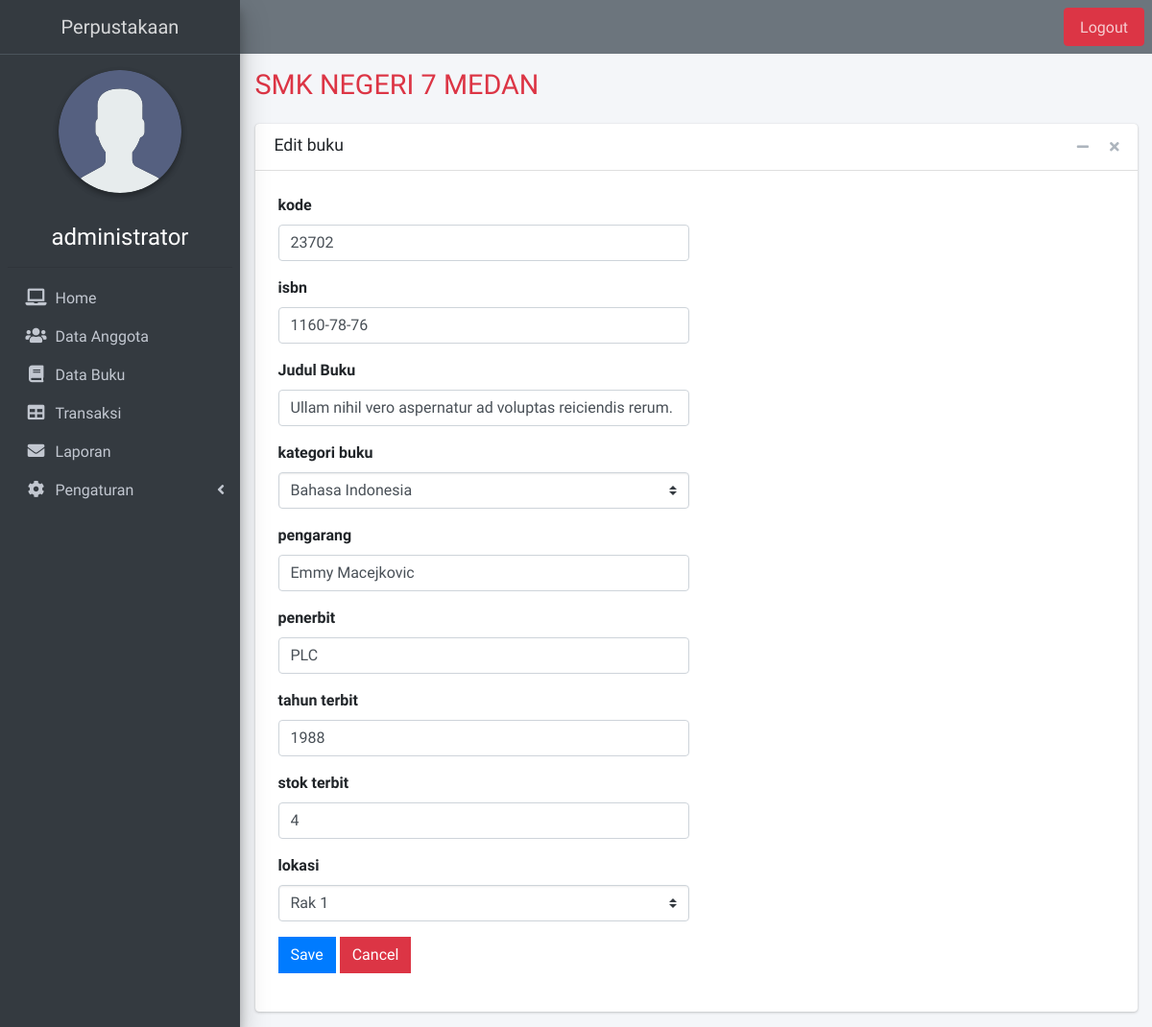
Page /admin/edit-buku/1 (signed in) on the earlier database version.
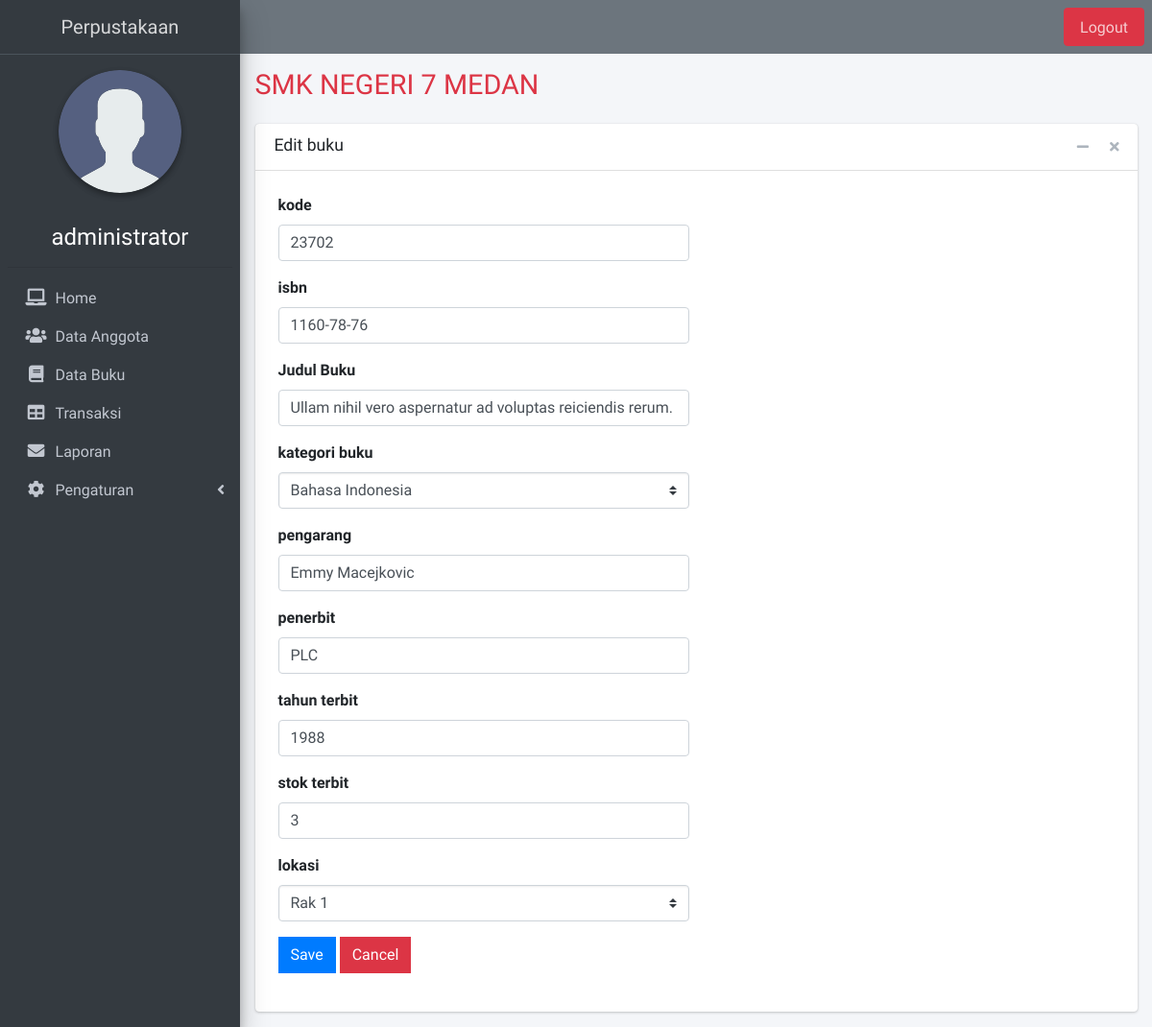
Same page on the later database version.
### tables this page shows
CREATE TABLE `buku` (
  `id` int(11) NOT NULL,
  `kategori_id` int(11) NOT NULL,
  `lokasi_buku_id` int(11) NOT NULL,
  `kode_buku` varchar(50) NOT NULL,
  `judul` varchar(255) NOT NULL,
  `pengarang` varchar(255) NOT NULL,
  `penerbit` varchar(255) NOT NULL,
  `tahun_terbit` year(4) NOT NULL,
  `isbn` varchar(100) NOT NULL,
  `jumlah_buku` int(11) NOT NULL,
  `updated_at` datetime NOT NULL DEFAULT current_timestamp(),
  `created_at` datetime NOT NULL DEFAULT current_timestamp()
);

### helpers/base_url.php (called while the page is built)
<?php
function base_url($url = null){
	$base_url = "http://localhost/perpustakaan";
	if($url != null){
		return $base_url. "/" .$url;
	}
	else{
		return $base_url;
	}
}

### helpers/query.php (called while the page is built, shortened)
<?php
function show_query($query){
    global $conn;
    $sql = mysqli_query($conn, $query)or die("Error: " . mysqli_error($conn));
    $data = mysqli_fetch_assoc($sql);
    return $data;
}
function list_query($query){
    global $conn;
    $result = mysqli_query($conn, $query)or die("Error: " . $conn);
    $rows = [];
    while($row = mysqli_fetch_assoc($result)){
        $rows[] = $row;
    }
    return $rows;
}

### admin/pages/buku/edit.php (the view, shortened to what the changed rows need)
<?php
$action = base_url('admin/pages/buku/actions.php');
$back = base_url('admin/buku');
$id = $_GET['id'];
$judul = 'buku';
$query = "SELECT
           *
          FROM
            buku
          WHERE
            id = '$id'";
$data = show_query($query);
$kategori_query = 'SELECT
                    *
                    FROM
                      kategori';
$kategori_options = list_query($kategori_query);
$lokasi_query = "SELECT
                  *
                FROM
                  lokasi_buku";
$lokasi_options = list_query($lokasi_query);
?>
<div class="row">
  <div class="col">
    <div class="card">
      <div class="card-header">
        <h2 class="card-title">Edit <?= $judul ?></h2>
        <div class="card-tools">
          <button type="button" class="btn btn-tool" data-card-widget="collapse" data-toggle="tooltip" title="Collapse">
            <i class="fas fa-minus"></i></button>
          <button type="button" class="btn btn-tool" data-card-widget="remove" data-toggle="tooltip" title="Remove">
            <i class="fas fa-times"></i></button>
        </div>
      </div>
      <div class="card-body p-4">
        <div class="row">
          <div class="col-6">
            <form action="<?= $action ?>" method="POST" autocomplete="off">
              <div class="form-group">
                <label for="kode">kode</label>
                <input type="text" class="form-control" name="kode" id="kode" placeholder="Masukkan kode buku" required value="<?= $data['kode_buku'] ?>">
              </div>
              <div class="form-group">
                <label for="isbn">isbn</label>
                <input type="text" class="form-control" name="isbn" id="isbn" placeholder="Masukkan isbn buku" required value="<?= $data['isbn'] ?>">
              </div>
              <div class="form-group">
                <label for="judul">Judul Buku</label>
                <input type="text" class="form-control" name="judul" id="judul" placeholder="Masukkan Judul Buku" required value="<?= $data['judul'] ?>">
              </div>
              <div class="form-group">
                <label for="kategori">kategori buku</label>
                <select name="kategori" id="kategori" class="form-control custom-select" required>
                  <?php
                  foreach ($kategori_options as $option) :
                    if ($option['id'] === $data['kategori_id']) :
                  ?>
                      <option value="<?= $option['id'] ?>" selected><?= $option['kategori'] ?></option>
                    <?php else : ?>
                      <option value="<?= $option['id'] ?>"><?= $option['kategori'] ?></option>
                  <?php
                    endif;
                  endforeach;
                  ?>
                </select>
              </div>
              <div class="form-group">
                <label for="pengarang">pengarang</label>
                <input type="text" class="form-control" name="pengarang" id="pengarang" placeholder="Masukkan pengarang" required value="<?= $data['pengarang'] ?>">
              </div>
              <div class="form-group">
                <label for="penerbit">penerbit</label>
                <input type="text" class="form-control" name="penerbit" id="penerbit" placeholder="Masukkan penerbit buku" required value="<?= $data['penerbit'] ?>">
              </div>
              <div class="form-group">
                <label for="tahun">tahun terbit</label>
                <input type="number" class="form-control" min="1900" max="2099" step="1" name="tahun" id="tahun" placeholder="Masukkan tahun terbit buku" required value="<?= $data['tahun_terbit'] ?>">
              </div>
              <div class="form-group">
                <label for="stok">stok terbit</label>
                <input type="number" class="form-control" min="0" step="1" name="stok" id="stok" placeholder="Masukkan stok buku" required value="<?= $data['jumlah_buku'] ?>">
              </div>
              <div class="form-group">
                <label for="lokasi">lokasi</label>
                <select name="lokasi" id="lokasi" class="form-control custom-select" required>
                  <?php
                  foreach ($lokasi_options as $option) :
                    if ($option['id'] === $data['lokasi_buku_id']) :
                  ?>
                      <option value="<?= $option['id'] ?>" selected><?= $option['lokasi'] ?></option>
                    <?php else : ?>
                      <option value="<?= $option['id'] ?>"><?= $option['lokasi'] ?></option>
                  <?php
                    endif;
                  endforeach;
                  ?>
                </select>
              </div>
              <div class="form-group">
                <button type="submit" name="edit" class="btn btn-primary btn-flat">Save</button>
                <a href="<?= $back ?>" class="btn btn-danger btn-flat">Cancel</a>
              </div>
            </form>
          </div>
        </div>
      </div>
    </div>
  </div>
</div>

Differences in the rows shown:
changed buku "Ullam nihil vero aspernatur ad voluptas reiciendis rerum.": stok "4" → "3"
